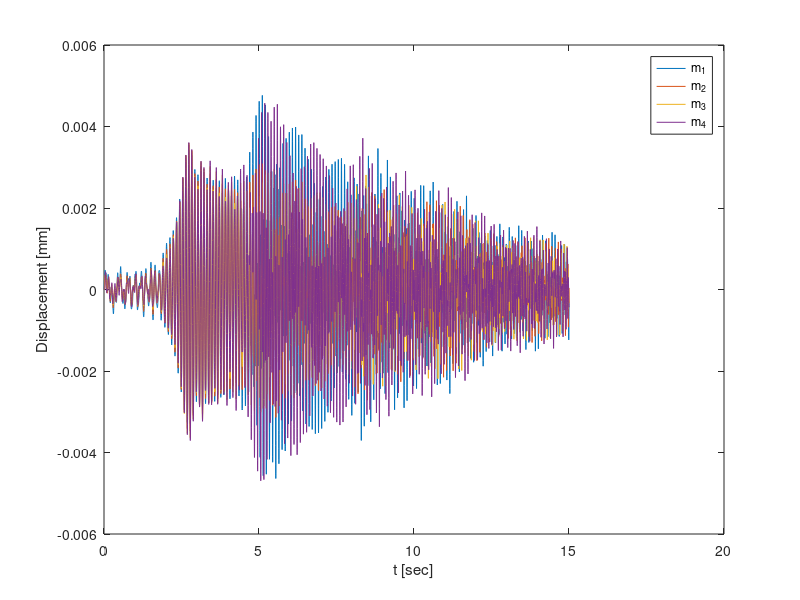

Write MATLAB code to recreate this figure.
%% Model
clc;h=.6e-3;b=30e-3;L=128.5e-3;R=40e-3;m=300e-3;E=200e9;I=b*h^3/12;
M=m*eye(4);k1=12*E*I/L^3;k2=E*I/R^3/(pi/2-4/pi);
K = [2*k1+k2    -k2           0            0
     -k2      2*k1+2*k2      -k2          0
     0          -k2        2*k1+2*k2      -k2
     0           0           -k2        2*k1+k2];
C = 0.1*eye(4);

A = [zeros(4) eye(4); -M\[K C]];
B = [zeros(4);inv(M)];
c_sys =[eye(4) zeros(4)];
D = zeros(4);
sys = ss(A,B,c_sys,D); 

%% Chirp
Fs  = 500; %sampling frequency
f0  = 1;
f1  = 60;
t1  = 15;
t   = 0:1/Fs:t1; %time base - upto 1 second
chu = chirp(t,f0,t1,f1);

%% Simulation
u = [chu; zeros(1,length(t)); zeros(1,length(t)); zeros(1,length(t))];
y = lsim(sys,u,t);
figure(1)
plot(t,y)
xlabel('t [sec]')
ylabel('Displacement [mm]')
legend('m_1','m_2','m_3','m_4')